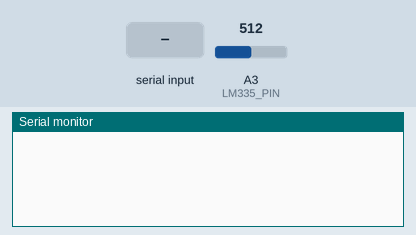
Recording of a sketch running on a simulated Arduino Uno, built with avr-gcc and run on an emulated ATmega328P. On the bench: the last lines printed to the serial monitor. Inputs (shaded band) come from the test bench; at power-on: A3 (LM335_PIN) = 512.

Above: at 1.2 s.
1.3 s: "1" received over Serial
At 2.1 s:
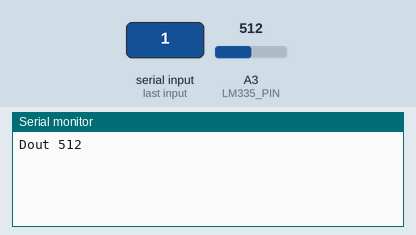
3.8 s: A3 (LM335_PIN) set to 716
At 5.1 s:
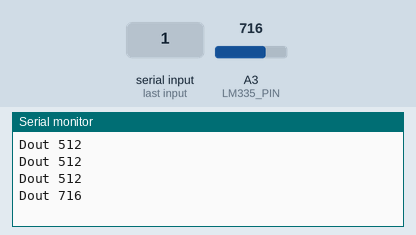
5.3 s: A3 (LM335_PIN) set to 900
At 6.1 s:
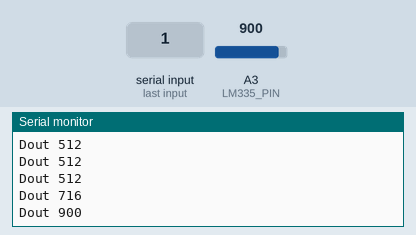
Timing chart, 0 to 8.3 s (numbered marks = the images above; inputs shaded):
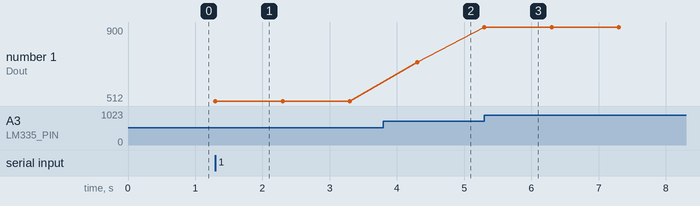

The sketch:

parte_3.ino
```cpp
#define LM335_PIN A3 // Pin collegato al sensore LM335
#define Vs 5.0 // Tensione di alimentazione
#define Nb 10 // Risoluzione ADC
//#define Nb 12
//#define Nb 14
#define A 3.9083E-3
#define B -5.775E-7
//valori delle resistenze
#define R0 100.0
#define Rf 0.0
//double Vf = Vs*Rf/(Rf+(R0*(1+A*theta+B*pow(theta,2))));
double theta = -A/(2*B)-sqrt(pow(A,2)/(4*pow(B,2))-1/(R0*B)*(R0+Rf-Vs/(Vs*Rf/(Rf+(R0*(1+A*theta+B*pow(theta,2)))))*Rf)); //inserire valore corretto
double Rt = R0*(1+A*theta+B*pow(theta,2));

//Rf e' uguale a R0 apparentemente, uso di Rf = 1kOhm?
int sensorValue;


//double theta = -A/(2*B)-sqrt(pow(A,2)/(4*pow(B,2))-1/(R0*B)*(R0+Rf-pow(2,Nb)/sensorValue*Rf));


double new_temperature;
double temperature;
float C_temperature;


void setup() {
  Serial.begin(9600);
}

void loop() {
  if (Serial.available()) {
    serialEvent();
  }
  // se la seriale è avviabile avvia la comunicazione
}
void serialEvent(){
  while (Serial.available()) {
    sensorValue = analogRead(LM335_PIN); // Legge il valore dal sensore
    Serial.print("Dout ");
    Serial.println(sensorValue);
    delay(1000);
  }
}
```

Measured:
- after the input at 1.3 s, the serial monitor: prints a new line at once (image 1)
- after the input at 3.8 s, the serial monitor: prints a new line after 0.50 s (image 2)
- after the input at 5.3 s, the serial monitor: prints a new line at once (image 3)
- plotted number 1: 512 → 716 after the input at 3.8 s, 716 → 900 after the input at 5.3 s
